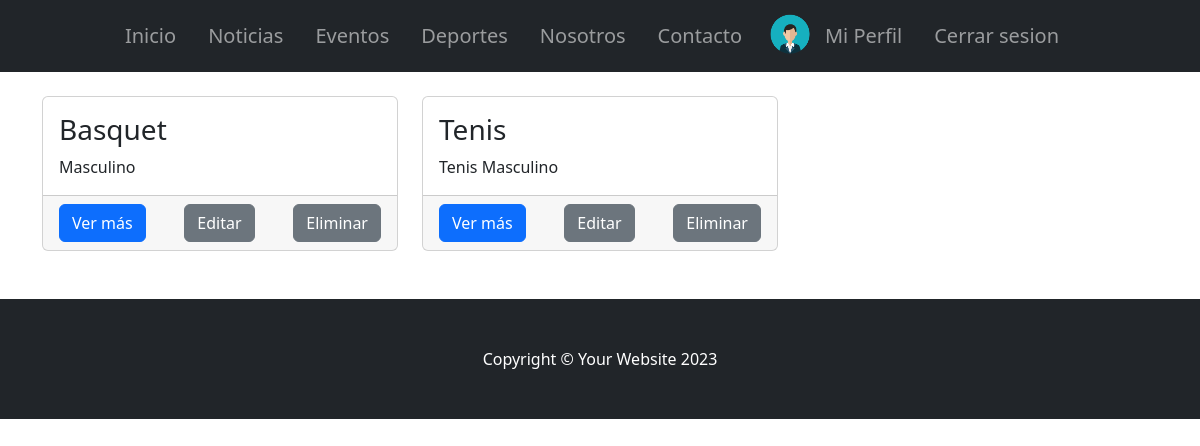
The app's page /AppClub/listarDeportes/ (signed in), older data.
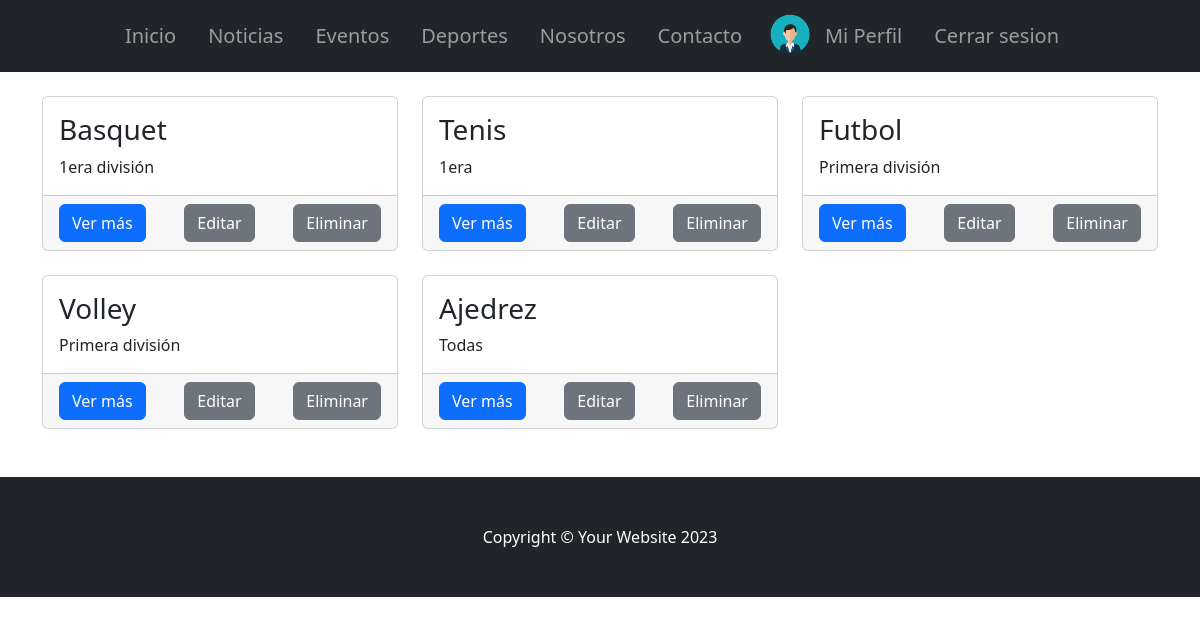
The same page, newer data.
### AppClub/models.py (models this page shows, shortened)
class Deporte(models.Model):
    nombre = models.CharField(max_length=60)
    descripcion = models.CharField(max_length=60)
    categoria = models.CharField(max_length=60)

### AppClub/views.py (the view)
# urls.py: path("listarDeportes/", DeporteList.as_view(), name="listarDeportes"),
class DeporteList(ListView):
    model = Deporte
    template_name = "deporte_list.html"
    context_object_name = "deportes"

### AppClub/templates/deporte_list.html (shortened to what this page needs)
{% extends 'padre.html' %}
{% block ContenidoQueCambia %}
<div class="container mt-4 mb-4">
    <div class="row">
        {% for deporte in deportes %}
            <div class="col-lg-4 col-md-6 mb-4">
                <div class="card h-100">
                    <div class="card-body">
                        <h3 class="card-title">{{ deporte.nombre }}</h3>
                        <p class="card-text">{{ deporte.categoria }}</p>
                    </div>
                    <div class="card-footer d-flex justify-content-between">
                        <a class="btn btn-primary btn-block" href="{% url 'detallarDeportes' pk=deporte.pk %}">Ver más</a>
                        {% if user.is_staff %}
                            <a class="btn btn-secondary btn-block" href="{% url 'actualizarDeportes' deporte.id %}">Editar</a>
                            <form action="{% url 'eliminarDeportes' deporte.id %}" method="post">
                                <button type="submit" class="btn btn-secondary btn-block">Eliminar</button>
                            </form>
                        {% endif %}
                    </div>
                </div>
            </div>
        {% empty %}
            <p>No hay deportes disponibles.</p>
        {% endfor %}
    </div>
</div>
{% endblock ContenidoQueCambia %}

Row changes from the older to the newer data that the page shows:
changed Deporte "Basquet": categoria "Masculino" → "1era división"
changed Deporte "Tenis": categoria "Tenis Masculino" → "1era"
added Deporte: nombre "Futbol", categoria "Primera división"
added Deporte: nombre "Volley", categoria "Primera división"
added Deporte: nombre "Ajedrez", categoria "Todas"
